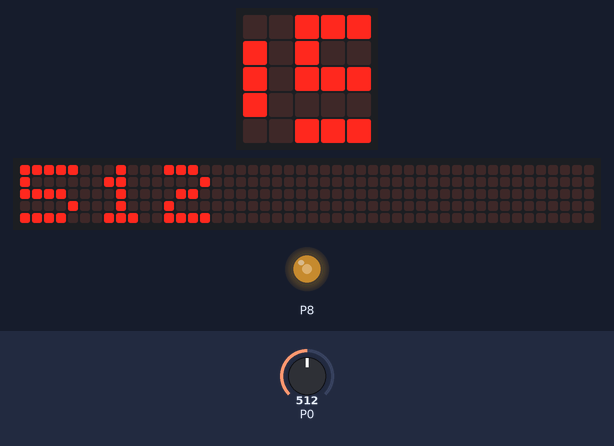
The program below on a simulated BBC micro:bit (MakeCode). Parts: the board's 5×5 LED display, a strip that is not on the board, showing the scrolling text unrolled, output pins drawn as LEDs (lit = HIGH). The inputs (shaded band) are chosen by the test bench; at power-on: P0 = 512 (analog values on the 0–1023 scale). The 48×5 strip is a reading aid, not a part: it shows the text the display is scrolling, unrolled, one strip-width of it at a time.

Above: at 1.3 s.
1.4 s: P0 set to 716
At 1.59 s:
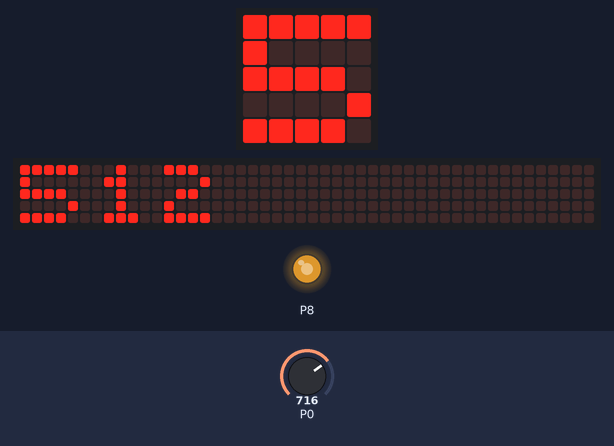
3.3 s: P0 set to 0
At 5.1 s:
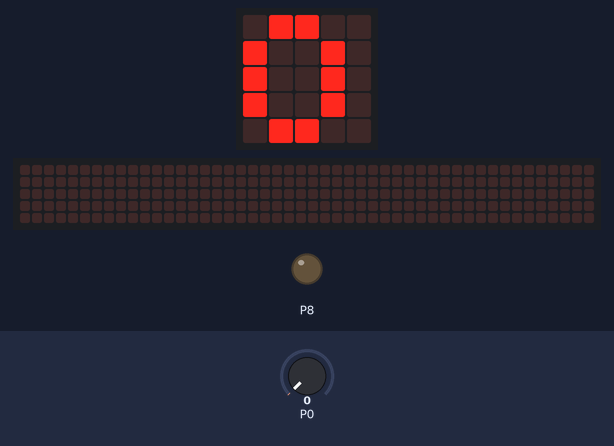
5.4 s: P0 set to 122
At 6.0 s:
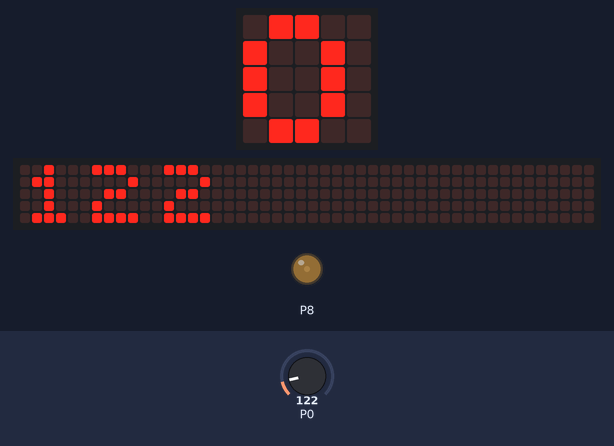
7.7 s: P0 set to 900
At 9.3 s:
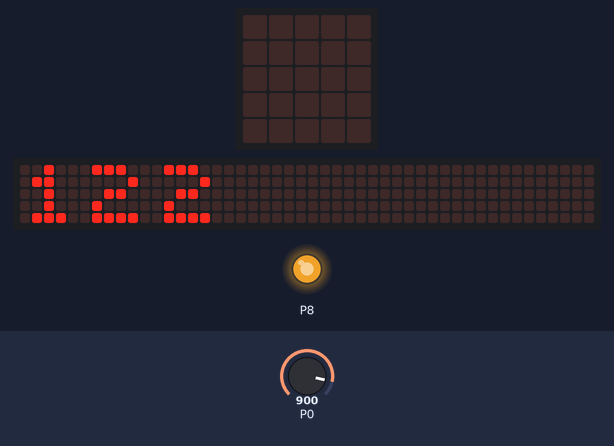
Timing chart, 0 to 10.6 s (numbered marks = the images above; inputs shaded):
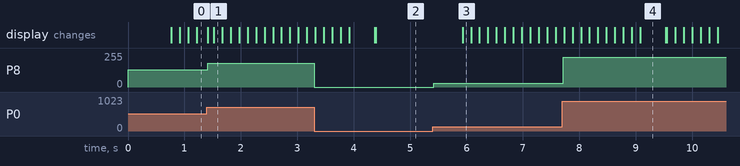

The program:

main.ts
```typescript
let 가변저항 = 0
basic.forever(function () {
    basic.showNumber(가변저항)
})
basic.forever(function () {
    가변저항 = pins.analogReadPin(AnalogPin.P0)
    pins.analogWritePin(AnalogPin.P8, pins.analogReadPin(AnalogPin.P0))
})
```

test.ts
```typescript
// 테스트는 여기로 이동합니다; 이 패키지가 확장으로 사용될 때 컴파일되지 않을 것 입니다.
```

Measured:
- after the input at 1.4 s, P8: 128/255 → 178/255 at once
- after the input at 3.3 s, P8: 178/255 → 0/255 at once
- after the input at 5.4 s, P8: 0/255 → 30/255 at once; the display: changes after 0.53 s (image 3)
- after the input at 7.7 s, P8: 30/255 → 224/255 at once
- what the display in image 4 shows lasts 0.4 s, from 9.1 s to 9.5 s
